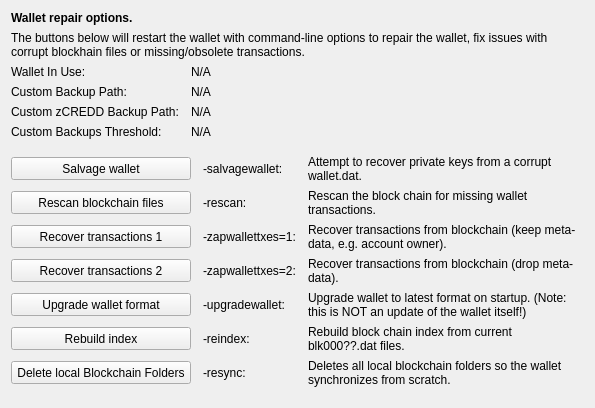
     <widget class="QWidget" name="tab_repair">
      <attribute name="title">
       <string>&amp;Wallet Repair</string>
      </attribute>
      <layout class="QGridLayout" name="gridLayout_4" columnstretch="0,0,0,0">
       <property name="horizontalSpacing">
        <number>12</number>
       </property>
       <item row="0" column="0" colspan="4">
        <widget class="QLabel" name="label_repair_header">
         <property name="font">
          <font>
           <weight>75</weight>
           <bold>true</bold>
          </font>
         </property>
         <property name="text">
          <string>Wallet repair options.</string>
         </property>
        </widget>
       </item>
       <item row="1" column="0" colspan="4">
        <widget class="QLabel" name="label_repair_helptext">
         <property name="font">
          <font>
           <weight>50</weight>
           <bold>false</bold>
          </font>
         </property>
         <property name="text">
          <string>The buttons below will restart the wallet with command-line options to repair the wallet, fix issues with corrupt blockhain files or missing/obsolete transactions.</string>
         </property>
         <property name="wordWrap">
          <bool>true</bool>
         </property>
        </widget>
       </item>
       <item row="2" column="0">
        <widget class="QLabel" name="wallet_path_label">
         <property name="text">
          <string>Wallet In Use:</string>
         </property>
        </widget>
       </item>
       <item row="2" column="1" colspan="3">
        <widget class="QLabel" name="wallet_path">
         <property name="cursor">
          <cursorShape>IBeamCursor</cursorShape>
         </property>
         <property name="text">
          <string>N/A</string>
         </property>
         <property name="textFormat">
          <enum>Qt::PlainText</enum>
         </property>
         <property name="textInteractionFlags">
          <set>Qt::LinksAccessibleByMouse|Qt::TextSelectableByKeyboard|Qt::TextSelectableByMouse</set>
         </property>
        </widget>
       </item>
       <item row="3" column="0">
        <widget class="QLabel" name="wallet_custombackuppath_label">
         <property name="visible">
          <bool>false</bool>
         </property>
         <property name="text">
          <string>Custom Backup Path:</string>
         </property>
        </widget>
       </item>
       <item row="3" column="1" colspan="3">
        <widget class="QLabel" name="wallet_custombackuppath">
         <property name="cursor">
          <cursorShape>IBeamCursor</cursorShape>
         </property>
         <property name="visible">
          <bool>false</bool>
         </property>
         <property name="text">
          <string>N/A</string>
         </property>
         <property name="textFormat">
          <enum>Qt::PlainText</enum>
         </property>
         <property name="textInteractionFlags">
          <set>Qt::LinksAccessibleByMouse|Qt::TextSelectableByKeyboard|Qt::TextSelectableByMouse</set>
         </property>
        </widget>
       </item>
       <item row="4" column="0">
        <widget class="QLabel" name="wallet_customzpivbackuppath_label">
         <property name="visible">
          <bool>false</bool>
         </property>
         <property name="text">
          <string>Custom zCREDD Backup Path:</string>
         </property>
        </widget>
       </item>
       <item row="4" column="1" colspan="3">
        <widget class="QLabel" name="wallet_customzpivbackuppath">
         <property name="cursor">
          <cursorShape>IBeamCursor</cursorShape>
         </property>
         <property name="visible">
          <bool>false</bool>
         </property>
         <property name="text">
          <string>N/A</string>
         </property>
         <property name="textFormat">
          <enum>Qt::PlainText</enum>
         </property>
         <property name="textInteractionFlags">
          <set>Qt::LinksAccessibleByMouse|Qt::TextSelectableByKeyboard|Qt::TextSelectableByMouse</set>
         </property>
        </widget>
       </item>
       <item row="5" column="0">
        <widget class="QLabel" name="wallet_custombackupthreshold_label">
         <property name="visible">
          <bool>false</bool>
         </property>
         <property name="text">
          <string>Custom Backups Threshold:</string>
         </property>
        </widget>
       </item>
       <item row="5" column="1" colspan="3">
        <widget class="QLabel" name="wallet_custombackupthreshold">
         <property name="cursor">
          <cursorShape>IBeamCursor</cursorShape>
         </property>
         <property name="visible">
          <bool>false</bool>
         </property>
         <property name="text">
          <string>N/A</string>
         </property>
         <property name="textFormat">
          <enum>Qt::PlainText</enum>
         </property>
         <property name="textInteractionFlags">
          <set>Qt::LinksAccessibleByMouse|Qt::TextSelectableByKeyboard|Qt::TextSelectableByMouse</set>
         </property>
        </widget>
       </item>
       <item row="6" column="0">
        <spacer name="verticalSpacer_repair1">
         <property name="orientation">
          <enum>Qt::Vertical</enum>
         </property>
         <property name="sizeHint" stdset="0">
          <size>
           <width>10</width>
           <height>10</height>
          </size>
         </property>
        </spacer>
       </item>
       <item row="7" column="0" colspan="2">
        <widget class="QPushButton" name="btn_salvagewallet">
         <property name="minimumSize">
          <size>
           <width>100</width>
           <height>23</height>
          </size>
         </property>
         <property name="text">
          <string>Salvage wallet</string>
         </property>
        </widget>
       </item>
       <item row="7" column="2">
        <widget class="QLabel" name="label_repair_salvage_command">
         <property name="text">
          <string notr="true">-salvagewallet:</string>
         </property>
        </widget>
       </item>
       <item row="7" column="3">
        <widget class="QLabel" name="label_repair_salvage">
         <property name="text">
          <string>Attempt to recover private keys from a corrupt wallet.dat.</string>
         </property>
         <property name="wordWrap">
          <bool>true</bool>
         </property>
        </widget>
       </item>
       <item row="8" column="0" colspan="2">
        <widget class="QPushButton" name="btn_rescan">
         <property name="minimumSize">
          <size>
           <width>100</width>
           <height>23</height>
          </size>
         </property>
         <property name="text">
          <string>Rescan blockchain files</string>
         </property>
        </widget>
       </item>
       <item row="8" column="2">
        <widget class="QLabel" name="label_repair_rescan_command">
         <property name="text">
          <string notr="true">-rescan:</string>
         </property>
        </widget>
       </item>
       <item row="8" column="3">
        <widget class="QLabel" name="label_repair_rescan">
         <property name="text">
          <string>Rescan the block chain for missing wallet transactions.</string>
         </property>
         <property name="wordWrap">
          <bool>true</bool>
         </property>
        </widget>
       </item>
       <item row="9" column="0" colspan="2">
        <widget class="QPushButton" name="btn_zapwallettxes1">
         <property name="minimumSize">
          <size>
           <width>100</width>
           <height>23</height>
          </size>
         </property>
         <property name="text">
          <string>Recover transactions 1</string>
         </property>
        </widget>
       </item>
       <item row="9" column="2">
        <widget class="QLabel" name="label_repair_zap1_command">
         <property name="text">
          <string notr="true">-zapwallettxes=1:</string>
         </property>
        </widget>
       </item>
       <item row="9" column="3">
        <widget class="QLabel" name="label_repair_zap1">
         <property name="text">
          <string>Recover transactions from blockchain (keep meta-data, e.g. account owner).</string>
         </property>
         <property name="wordWrap">
          <bool>true</bool>
         </property>
        </widget>
       </item>
       <item row="10" column="0" colspan="2">
        <widget class="QPushButton" name="btn_zapwallettxes2">
         <property name="minimumSize">
          <size>
           <width>100</width>
           <height>23</height>
          </size>
         </property>
         <property name="text">
          <string>Recover transactions 2</string>
         </property>
        </widget>
       </item>
       <item row="10" column="2">
        <widget class="QLabel" name="label_repair_zap2_command">
         <property name="text">
          <string notr="true">-zapwallettxes=2:</string>
         </property>
        </widget>
       </item>
       <item row="10" column="3">
        <widget class="QLabel" name="label_repair_zap2">
         <property name="text">
          <string>Recover transactions from blockchain (drop meta-data).</string>
         </property>
         <property name="wordWrap">
          <bool>true</bool>
         </property>
        </widget>
       </item>
       <item row="11" column="0" colspan="2">
        <widget class="QPushButton" name="btn_upgradewallet">
         <property name="minimumSize">
          <size>
           <width>100</width>
           <height>23</height>
          </size>
         </property>
         <property name="text">
          <string>Upgrade wallet format</string>
         </property>
        </widget>
       </item>
       <item row="11" column="2">
        <widget class="QLabel" name="label_repair_upgrade_command">
         <property name="text">
          <string notr="true">-upgradewallet:</string>
         </property>
        </widget>
       </item>
       <item row="11" column="3">
        <widget class="QLabel" name="label_repair_upgrade">
         <property name="text">
          <string>Upgrade wallet to latest format on startup. (Note: this is NOT an update of the wallet itself!)</string>
         </property>
         <property name="wordWrap">
          <bool>true</bool>
         </property>
        </widget>
       </item>
       <item row="12" column="0" colspan="2">
        <widget class="QPushButton" name="btn_reindex">
         <property name="minimumSize">
          <size>
           <width>100</width>
           <height>23</height>
          </size>
         </property>
         <property name="text">
          <string>Rebuild index</string>
         </property>
        </widget>
       </item>
       <item row="12" column="2">
        <widget class="QLabel" name="label_repair_reindex_command">
         <property name="text">
          <string notr="true">-reindex:</string>
         </property>
        </widget>
       </item>
       <item row="12" column="3">
        <widget class="QLabel" name="label_repair_reindex">
         <property name="text">
          <string>Rebuild block chain index from current blk000??.dat files.</string>
         </property>
         <property name="wordWrap">
          <bool>true</bool>
         </property>
        </widget>
       </item>
       <item row="13" column="0" colspan="2">
        <widget class="QPushButton" name="btn_resync">
         <property name="minimumSize">
          <size>
           <width>100</width>
           <height>23</height>
          </size>
         </property>
         <property name="text">
          <string>Delete local Blockchain Folders</string>
         </property>
        </widget>
       </item>
       <item row="13" column="2">
        <widget class="QLabel" name="label_repair_resync_command">
         <property name="text">
          <string>-resync:</string>
         </property>
        </widget>
       </item>
       <item row="13" column="3">
        <widget class="QLabel" name="label_repair_resync">
         <property name="text">
          <string>Deletes all local blockchain folders so the wallet synchronizes from scratch.</string>
         </property>
         <property name="wordWrap">
          <bool>true</bool>
         </property>
        </widget>
       </item>
       <item row="14" column="0">
        <spacer name="verticalSpacer_repair2">
         <property name="orientation">
          <enum>Qt::Vertical</enum>
         </property>
         <property name="sizeHint" stdset="0">
          <size>
           <width>20</width>
           <height>10</height>
          </size>
         </property>
        </spacer>
       </item>
      </layout>
     </widget>
